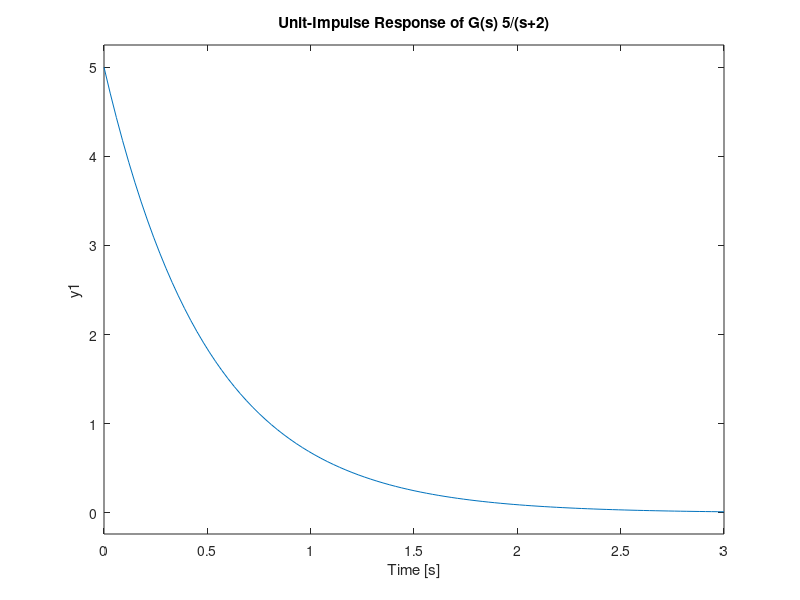

MATLAB code to generate this figure:
pkg load control;
#s = tf('s') #modelo para função de transferência
#f = 5/(s+2) #função de transferência
num = [5]
dem = [1 2]
f = tf(num, dem)
impulse(f); #aplicando a resposta ao impulso na função de transferência
grid
title('Unit-Impulse Response of G(s) 5/(s+2)');